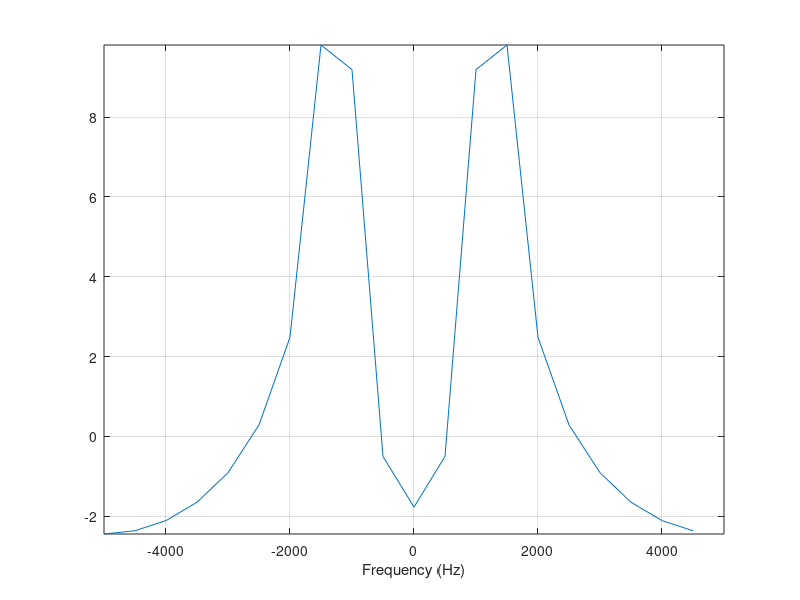

This chart was generated by the following MATLAB code:
N = 20;
f1 = 1e3;
f2 = 1.4e3;

omegas = 2*pi*1e4;
T = 2*pi/omegas;
n = [0 : N-1];
x = cos(2*pi*f1*T*n) + cos(2*pi*f2*T*n);
XF = fft(x,N);

XF = [XF(N/2+1:N) XF(1:N/2)];
fq = [-N/2:N/2-1]/N*(1/T);
plot(fq,10*log10(abs(XF)));
axis([-1/T/2 1/T/2 -inf inf]);
xlabel('Frequency (Hz)');
grid;
